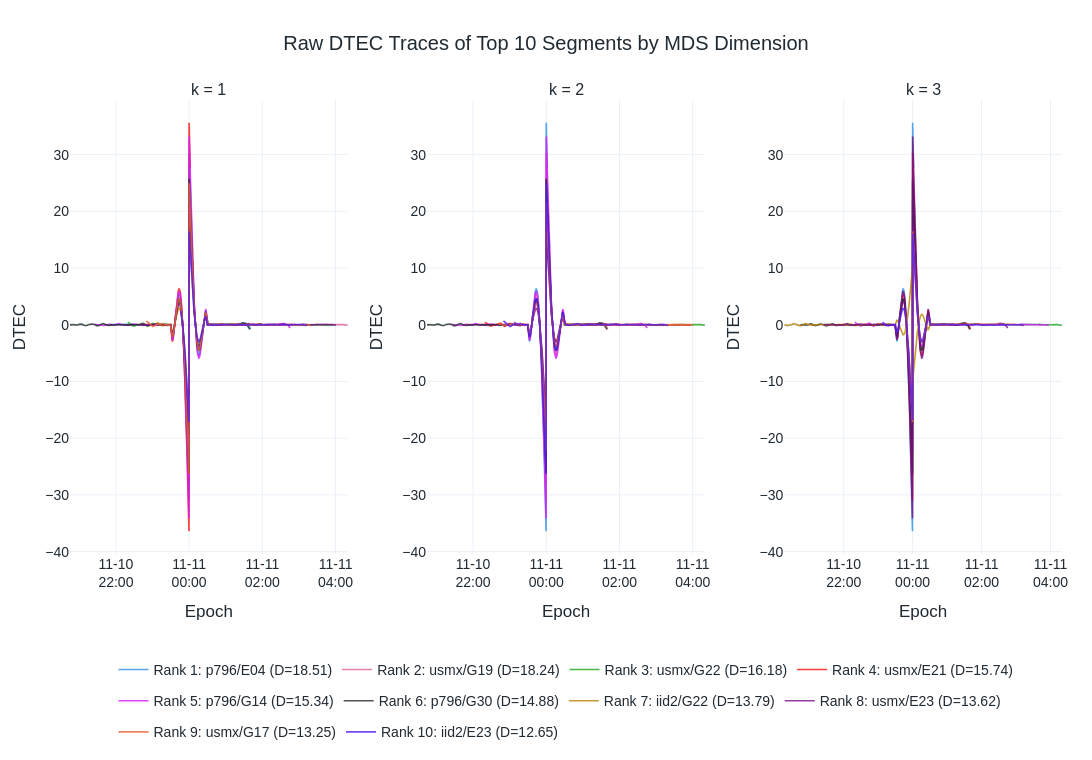

Write notebook code for a chart like this one.
### Markdown cell above
### Raw DTEC traces for highest-scoring segments

Each panel shows all ten segments listed for that embedding dimension. The x-axis retains the original epoch datetimes.

### Code cell
raw_segments = [
    frame
    for station_segments in data.values()
    for frame in station_segments
    if np.isfinite(frame["dtec"].cast(pl.Float64).to_numpy()).any()
]
if len(raw_segments) != segment_scores.height:
    raise ValueError("Raw DTEC segments do not align with the scored segment rows.")

for segment_id, frame in enumerate(raw_segments):
    if (
        segment_scores["station"][segment_id] != frame["station"][0]
        or segment_scores["sv"][segment_id] != frame["sv"][0]
    ):
        raise ValueError(f"Segment metadata mismatch at segment {segment_id}.")

trace_figure = make_subplots(
    rows=1,
    cols=3,
    subplot_titles=["k = 1", "k = 2", "k = 3"],
    horizontal_spacing=0.08
)
trace_colors = px.colors.qualitative.Dark24[:10]

for k, score_column in enumerate(score_columns, start=1):
    highest_scoring = (
        segment_scores
        .sort(score_column, descending=True)
        .head(10)
    )
    for rank, segment in enumerate(highest_scoring.iter_rows(named=True), start=1):
        frame = raw_segments[int(segment["segment_id"])]
        dtec_values = frame["dtec"].cast(pl.Float64).to_numpy()
        finite_mask = np.isfinite(dtec_values)
        dtec_values = dtec_values[finite_mask]
        epochs = frame["epoch"].to_numpy()[finite_mask]

        trace_figure.add_trace(
            go.Scatter(
                x=epochs,
                y=dtec_values,
                mode="lines",
                line={"color": trace_colors[rank - 1], "width": 1.6},
                opacity=0.8,
                name=(
                    f"Rank {rank}: {segment['station']}/{segment['sv']} "
                    f"(D={segment[score_column]:.2f})"
                ),
                showlegend=False,
                hovertemplate=(
                    "%{x|%Y-%m-%d %H:%M:%S}<br>"
                    "DTEC %{y:.4f}<extra>%{fullData.name}</extra>"
                )
            ),
            row=1,
            col=k
        )
    trace_figure.update_xaxes(
        title_text="Epoch",
        tickformat="%m-%d<br>%H:%M",
        row=1,
        col=k
    )
    trace_figure.update_yaxes(title_text="", row=1, col=k)

assert len(trace_figure.data) == 30
assert all(not trace.showlegend for trace in trace_figure.data)
assert all(
    np.issubdtype(np.asarray(trace.x).dtype, np.datetime64)
    for trace in trace_figure.data
)

trace_figure.add_annotation(
    x=-0.055,
    y=0.5,
    xref="paper",
    yref="paper",
    text="DTEC",
    textangle=-90,
    showarrow=False,
    font={"family": "Aptos, sans-serif", "size": 18, "color": "#202A33"}
)
trace_figure.update_layout(
    title={"text": "Raw DTEC Traces of Top 10 Segments by MDS Dimension", "x": 0.5},
    template="plotly_white",
    width=1500,
    height=760,
    font={"family": "Aptos, sans-serif", "size": 14, "color": "#202A33"},
    showlegend=False,
    margin={"l": 105, "r": 30, "t": 100, "b": 100}
)
trace_figure.show()

### Figure 1 — Plotly figure (JSON) as saved in the notebook; plotly's stock layout.template omitted (floating-point values rounded to 4 significant figures; data arrays with more than 128 entries replaced by an {"elided": "..."} marker saying what was removed)
{"data": [{"hovertemplate": "%{x|%Y-%m-%d %H:%M:%S}<br>DTEC %{y:.4f}<extra>%{fullData.name}</extra>", "legendgroup": "rank-1", "line": {"color": "#2E91E5", "width": 1.6}, "mode": "lines", "name": "Rank 1: p796/E04 (D=18.51)", "opacity": 0.8, "showlegend": true, "type": "scatter", "x": {"elided": "952 str values"}, "xaxis": "x", "y": {"elided": "952 float values"}, "yaxis": "y"}, {"hovertemplate": "%{x|%Y-%m-%d %H:%M:%S}<br>DTEC %{y:.4f}<extra>%{fullData.name}</extra>", "legendgroup": "rank-2", "line": {"color": "#E15F99", "width": 1.6}, "mode": "lines", "name": "Rank 2: usmx/G19 (D=18.24)", "opacity": 0.8, "showlegend": true, "type": "scatter", "x": {"elided": "1137 str values"}, "xaxis": "x", "y": {"elided": "1137 float values"}, "yaxis": "y"}, {"hovertemplate": "%{x|%Y-%m-%d %H:%M:%S}<br>DTEC %{y:.4f}<extra>%{fullData.name}</extra>", "legendgroup": "rank-3", "line": {"color": "#1CA71C", "width": 1.6}, "mode": "lines", "name": "Rank 3: usmx/G22 (D=16.18)", "opacity": 0.8, "showlegend": true, "type": "scatter", "x": {"elided": "1350 str values"}, "xaxis": "x", "y": {"elided": "1350 float values"}, "yaxis": "y"}, {"hovertemplate": "%{x|%Y-%m-%d %H:%M:%S}<br>DTEC %{y:.4f}<extra>%{fullData.name}</extra>", "legendgroup": "rank-4", "line": {"color": "#FB0D0D", "width": 1.6}, "mode": "lines", "name": "Rank 4: usmx/E21 (D=15.74)", "opacity": 0.8, "showlegend": true, "type": "scatter", "x": {"elided": "324 str values"}, "xaxis": "x", "y": {"elided": "324 float values"}, "yaxis": "y"}, {"hovertemplate": "%{x|%Y-%m-%d %H:%M:%S}<br>DTEC %{y:.4f}<extra>%{fullData.name}</extra>", "legendgroup": "rank-5", "line": {"color": "#DA16FF", "width": 1.6}, "mode": "lines", "name": "Rank 5: p796/G14 (D=15.34)", "opacity": 0.8, "showlegend": true, "type": "scatter", "x": {"elided": "1282 str values"}, "xaxis": "x", "y": {"elided": "1282 float values"}, "yaxis": "y"}, {"hovertemplate": "%{x|%Y-%m-%d %H:%M:%S}<br>DTEC %{y:.4f}<extra>%{fullData.name}</extra>", "legendgroup": "rank-6", "line": {"color": "#222A2A", "width": 1.6}, "mode": "lines", "name": "Rank 6: p796/G30 (D=14.88)", "opacity": 0.8, "showlegend": true, "type": "scatter", "x": {"elided": "1179 str values"}, "xaxis": "x", "y": {"elided": "1179 float values"}, "yaxis": "y"}, {"hovertemplate": "%{x|%Y-%m-%d %H:%M:%S}<br>DTEC %{y:.4f}<extra>%{fullData.name}</extra>", "legendgroup": "rank-7", "line": {"color": "#B68100", "width": 1.6}, "mode": "lines", "name": "Rank 7: iid2/G22 (D=13.79)", "opacity": 0.8, "showlegend": true, "type": "scatter", "x": {"elided": "984 str values"}, "xaxis": "x", "y": {"elided": "984 float values"}, "yaxis": "y"}, {"hovertemplate": "%{x|%Y-%m-%d %H:%M:%S}<br>DTEC %{y:.4f}<extra>%{fullData.name}</extra>", "legendgroup": "rank-8", "line": {"color": "#750D86", "width": 1.6}, "mode": "lines", "name": "Rank 8: usmx/E23 (D=13.62)", "opacity": 0.8, "showlegend": true, "type": "scatter", "x": {"elided": "1280 str values"}, "xaxis": "x", "y": {"elided": "1280 float values"}, "yaxis": "y"}, {"hovertemplate": "%{x|%Y-%m-%d %H:%M:%S}<br>DTEC %{y:.4f}<extra>%{fullData.name}</extra>", "legendgroup": "rank-9", "line": {"color": "#EB663B", "width": 1.6}, "mode": "lines", "name": "Rank 9: usmx/G17 (D=13.25)", "opacity": 0.8, "showlegend": true, "type": "scatter", "x": {"elided": "1079 str values"}, "xaxis": "x", "y": {"elided": "1079 float values"}, "yaxis": "y"}, {"hovertemplate": "%{x|%Y-%m-%d %H:%M:%S}<br>DTEC %{y:.4f}<extra>%{fullData.name}</extra>", "legendgroup": "rank-10", "line": {"color": "#511CFB", "width": 1.6}, "mode": "lines", "name": "Rank 10: iid2/E23 (D=12.65)", "opacity": 0.8, "showlegend": true, "type": "scatter", "x": {"elided": "830 str values"}, "xaxis": "x", "y": {"elided": "830 float values"}, "yaxis": "y"}, {"hovertemplate": "%{x|%Y-%m-%d %H:%M:%S}<br>DTEC %{y:.4f}<extra>%{fullData.name}</extra>", "legendgroup": "rank-1", "line": {"color": "#2E91E5", "width": 1.6}, "mode": "lines", "name": "Rank 1: usmx/E21 (D=47.37)", "opacity": 0.8, "showlegend": false, "type": "scatter", "x": {"elided": "324 str values"}, "xaxis": "x2", "y": {"elided": "324 float values"}, "yaxis": "y2"}, {"hovertemplate": "%{x|%Y-%m-%d %H:%M:%S}<br>DTEC %{y:.4f}<extra>%{fullData.name}</extra>", "legendgroup": "rank-2", "line": {"color": "#E15F99", "width": 1.6}, "mode": "lines", "name": "Rank 2: p796/E04 (D=19.58)", "opacity": 0.8, "showlegend": false, "type": "scatter", "x": {"elided": "952 str values"}, "xaxis": "x2", "y": {"elided": "952 float values"}, "yaxis": "y2"}, {"hovertemplate": "%{x|%Y-%m-%d %H:%M:%S}<br>DTEC %{y:.4f}<extra>%{fullData.name}</extra>", "legendgroup": "rank-3", "line": {"color": "#1CA71C", "width": 1.6}, "mode": "lines", "name": "Rank 3: usmx/G19 (D=19.29)", "opacity": 0.8, "showlegend": false, "type": "scatter", "x": {"elided": "1137 str values"}, "xaxis": "x2", "y": {"elided": "1137 float values"}, "yaxis": "y2"}, {"hovertemplate": "%{x|%Y-%m-%d %H:%M:%S}<br>DTEC %{y:.4f}<extra>%{fullData.name}</extra>", "legendgroup": "rank-4", "line": {"color": "#FB0D0D", "width": 1.6}, "mode": "lines", "name": "Rank 4: usmx/G22 (D=17.09)", "opacity": 0.8, "showlegend": false, "type": "scatter", "x": {"elided": "1350 str values"}, "xaxis": "x2", "y": {"elided": "1350 float values"}, "yaxis": "y2"}, {"hovertemplate": "%{x|%Y-%m-%d %H:%M:%S}<br>DTEC %{y:.4f}<extra>%{fullData.name}</extra>", "legendgroup": "rank-5", "line": {"color": "#DA16FF", "width": 1.6}, "mode": "lines", "name": "Rank 5: p796/G14 (D=16.22)", "opacity": 0.8, "showlegend": false, "type": "scatter", "x": {"elided": "1282 str values"}, "xaxis": "x2", "y": {"elided": "1282 float values"}, "yaxis": "y2"}, {"hovertemplate": "%{x|%Y-%m-%d %H:%M:%S}<br>DTEC %{y:.4f}<extra>%{fullData.name}</extra>", "legendgroup": "rank-6", "line": {"color": "#222A2A", "width": 1.6}, "mode": "lines", "name": "Rank 6: p796/G30 (D=15.75)", "opacity": 0.8, "showlegend": false, "type": "scatter", "x": {"elided": "1179 str values"}, "xaxis": "x2", "y": {"elided": "1179 float values"}, "yaxis": "y2"}, {"hovertemplate": "%{x|%Y-%m-%d %H:%M:%S}<br>DTEC %{y:.4f}<extra>%{fullData.name}</extra>", "legendgroup": "rank-7", "line": {"color": "#B68100", "width": 1.6}, "mode": "lines", "name": "Rank 7: usmx/E04 (D=14.99)", "opacity": 0.8, "showlegend": false, "type": "scatter", "x": {"elided": "427 str values"}, "xaxis": "x2", "y": {"elided": "427 float values"}, "yaxis": "y2"}, {"hovertemplate": "%{x|%Y-%m-%d %H:%M:%S}<br>DTEC %{y:.4f}<extra>%{fullData.name}</extra>", "legendgroup": "rank-8", "line": {"color": "#750D86", "width": 1.6}, "mode": "lines", "name": "Rank 8: iid2/G22 (D=14.58)", "opacity": 0.8, "showlegend": false, "type": "scatter", "x": {"elided": "984 str values"}, "xaxis": "x2", "y": {"elided": "984 float values"}, "yaxis": "y2"}, {"hovertemplate": "%{x|%Y-%m-%d %H:%M:%S}<br>DTEC %{y:.4f}<extra>%{fullData.name}</extra>", "legendgroup": "rank-9", "line": {"color": "#EB663B", "width": 1.6}, "mode": "lines", "name": "Rank 9: usmx/E23 (D=14.39)", "opacity": 0.8, "showlegend": false, "type": "scatter", "x": {"elided": "1280 str values"}, "xaxis": "x2", "y": {"elided": "1280 float values"}, "yaxis": "y2"}, {"hovertemplate": "%{x|%Y-%m-%d %H:%M:%S}<br>DTEC %{y:.4f}<extra>%{fullData.name}</extra>", "legendgroup": "rank-10", "line": {"color": "#511CFB", "width": 1.6}, "mode": "lines", "name": "Rank 10: usmx/G17 (D=14.01)", "opacity": 0.8, "showlegend": false, "type": "scatter", "x": {"elided": "1079 str values"}, "xaxis": "x2", "y": {"elided": "1079 float values"}, "yaxis": "y2"}, {"hovertemplate": "%{x|%Y-%m-%d %H:%M:%S}<br>DTEC %{y:.4f}<extra>%{fullData.name}</extra>", "legendgroup": "rank-1", "line": {"color": "#2E91E5", "width": 1.6}, "mode": "lines", "name": "Rank 1: usmx/E21 (D=53.16)", "opacity": 0.8, "showlegend": false, "type": "scatter", "x": {"elided": "324 str values"}, "xaxis": "x3", "y": {"elided": "324 float values"}, "yaxis": "y3"}, {"hovertemplate": "%{x|%Y-%m-%d %H:%M:%S}<br>DTEC %{y:.4f}<extra>%{fullData.name}</extra>", "legendgroup": "rank-2", "line": {"color": "#E15F99", "width": 1.6}, "mode": "lines", "name": "Rank 2: usmx/E04 (D=31.35)", "opacity": 0.8, "showlegend": false, "type": "scatter", "x": {"elided": "427 str values"}, "xaxis": "x3", "y": {"elided": "427 float values"}, "yaxis": "y3"}, {"hovertemplate": "%{x|%Y-%m-%d %H:%M:%S}<br>DTEC %{y:.4f}<extra>%{fullData.name}</extra>", "legendgroup": "rank-3", "line": {"color": "#1CA71C", "width": 1.6}, "mode": "lines", "name": "Rank 3: usmx/G19 (D=20.39)", "opacity": 0.8, "showlegend": false, "type": "scatter", "x": {"elided": "1137 str values"}, "xaxis": "x3", "y": {"elided": "1137 float values"}, "yaxis": "y3"}, {"hovertemplate": "%{x|%Y-%m-%d %H:%M:%S}<br>DTEC %{y:.4f}<extra>%{fullData.name}</extra>", "legendgroup": "rank-4", "line": {"color": "#FB0D0D", "width": 1.6}, "mode": "lines", "name": "Rank 4: p796/E04 (D=19.87)", "opacity": 0.8, "showlegend": false, "type": "scatter", "x": {"elided": "952 str values"}, "xaxis": "x3", "y": {"elided": "952 float values"}, "yaxis": "y3"}, {"hovertemplate": "%{x|%Y-%m-%d %H:%M:%S}<br>DTEC %{y:.4f}<extra>%{fullData.name}</extra>", "legendgroup": "rank-5", "line": {"color": "#DA16FF", "width": 1.6}, "mode": "lines", "name": "Rank 5: usmx/G22 (D=17.37)", "opacity": 0.8, "showlegend": false, "type": "scatter", "x": {"elided": "1350 str values"}, "xaxis": "x3", "y": {"elided": "1350 float values"}, "yaxis": "y3"}, {"hovertemplate": "%{x|%Y-%m-%d %H:%M:%S}<br>DTEC %{y:.4f}<extra>%{fullData.name}</extra>", "legendgroup": "rank-6", "line": {"color": "#222A2A", "width": 1.6}, "mode": "lines", "name": "Rank 6: p796/G30 (D=17.30)", "opacity": 0.8, "showlegend": false, "type": "scatter", "x": {"elided": "1179 str values"}, "xaxis": "x3", "y": {"elided": "1179 float values"}, "yaxis": "y3"}, {"hovertemplate": "%{x|%Y-%m-%d %H:%M:%S}<br>DTEC %{y:.4f}<extra>%{fullData.name}</extra>", "legendgroup": "rank-7", "line": {"color": "#B68100", "width": 1.6}, "mode": "lines", "name": "Rank 7: lto1/G07 (D=17.21)", "opacity": 0.8, "showlegend": false, "type": "scatter", "x": {"elided": "1100 str values"}, "xaxis": "x3", "y": {"elided": "1100 float values"}, "yaxis": "y3"}, {"hovertemplate": "%{x|%Y-%m-%d %H:%M:%S}<br>DTEC %{y:.4f}<extra>%{fullData.name}</extra>", "legendgroup": "rank-8", "line": {"color": "#750D86", "width": 1.6}, "mode": "lines", "name": "Rank 8: p796/G14 (D=17.03)", "opacity": 0.8, "showlegend": false, "type": "scatter", "x": {"elided": "1282 str values"}, "xaxis": "x3", "y": {"elided": "1282 float values"}, "yaxis": "y3"}, {"hovertemplate": "%{x|%Y-%m-%d %H:%M:%S}<br>DTEC %{y:.4f}<extra>%{fullData.name}</extra>", "legendgroup": "rank-9", "line": {"color": "#EB663B", "width": 1.6}, "mode": "lines", "name": "Rank 9: iid2/E23 (D=15.70)", "opacity": 0.8, "showlegend": false, "type": "scatter", "x": {"elided": "830 str values"}, "xaxis": "x3", "y": {"elided": "830 float values"}, "yaxis": "y3"}, {"hovertemplate": "%{x|%Y-%m-%d %H:%M:%S}<br>DTEC %{y:.4f}<extra>%{fullData.name}</extra>", "legendgroup": "rank-10", "line": {"color": "#511CFB", "width": 1.6}, "mode": "lines", "name": "Rank 10: iid2/G22 (D=14.72)", "opacity": 0.8, "showlegend": false, "type": "scatter", "x": {"elided": "984 str values"}, "xaxis": "x3", "y": {"elided": "984 float values"}, "yaxis": "y3"}], "layout": {"annotations": [{"font": {"size": 16}, "showarrow": false, "text": "k = 1", "x": 0.14, "xanchor": "center", "xref": "paper", "y": 1, "yanchor": "bottom", "yref": "paper"}, {"font": {"size": 16}, "showarrow": false, "text": "k = 2", "x": 0.5, "xanchor": "center", "xref": "paper", "y": 1, "yanchor": "bottom", "yref": "paper"}, {"font": {"size": 16}, "showarrow": false, "text": "k = 3", "x": 0.86, "xanchor": "center", "xref": "paper", "y": 1, "yanchor": "bottom", "yref": "paper"}], "font": {"color": "#202A33", "family": "Aptos, sans-serif", "size": 14}, "height": 760, "legend": {"orientation": "h", "x": 0.5, "xanchor": "center", "y": -0.22}, "margin": {"b": 140, "l": 70, "r": 30, "t": 100}, "title": {"text": "Raw DTEC Traces of Top 10 Segments by MDS Dimension", "x": 0.5}, "width": 1500, "xaxis": {"anchor": "y", "domain": [0, 0.28], "tickformat": "%m-%d<br>%H:%M", "title": {"text": "Epoch"}}, "xaxis2": {"anchor": "y2", "domain": [0.36, 0.64], "tickformat": "%m-%d<br>%H:%M", "title": {"text": "Epoch"}}, "xaxis3": {"anchor": "y3", "domain": [0.72, 1], "tickformat": "%m-%d<br>%H:%M", "title": {"text": "Epoch"}}, "yaxis": {"anchor": "x", "domain": [0, 1], "title": {"text": "DTEC"}}, "yaxis2": {"anchor": "x2", "domain": [0, 1], "title": {"text": "DTEC"}}, "yaxis3": {"anchor": "x3", "domain": [0, 1], "title": {"text": "DTEC"}}}}
